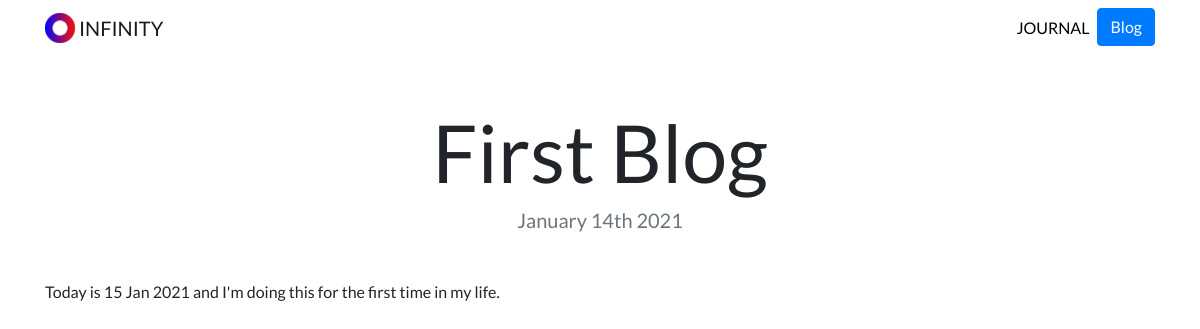
Page /blog/1/ on the committed database.
### blog/models.py (models this page shows, shortened)
class Blog(models.Model):
    title = models.CharField(max_length=200)
    description = models.TextField(max_length=500)
    date = models.DateTimeField()

### blog/views.py (the view)
# urls.py: path('<int:blog_id>/', views.detail, name='detail'),
def detail(request, blog_id):
    blog = get_object_or_404(Blog, pk=blog_id)
    return render(request, 'blogs/detail.html', {'blog':blog})

### blog/templates/blogs/detail.html
{% extends "portfolio/base.html" %}
{% load static %}
{% block content %}
<h1 class="text-center mt-5" id="blogdetailtitle">{{ blog.title }}</h1>
<h5 class="text-center text-muted mb-5">{{ blog.date|date:'F jS Y' }}</h5>
{{ blog.description|safe }}
{% endblock %}

### portfolio/static/portfolio/custom.css (style rules this page uses)
body { font-family: 'Lato', sans-serif; }
@media (min-width: 992px) { #blogdetailtitle { font-size: 5rem; } }

### rows in the picture
Blog: title "First Blog", date "January 14th 2021", description "Today is 15 Jan 2021 and I'm doing this for the first time in my life."
